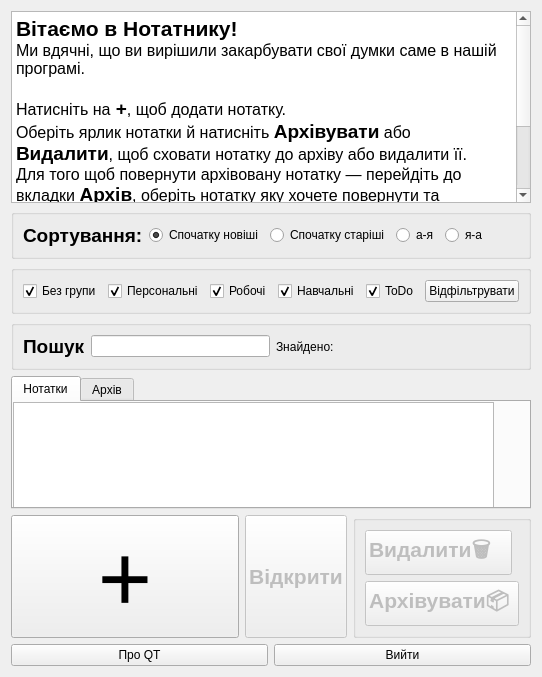
<?xml version="1.0" encoding="UTF-8"?>
<ui version="4.0">
 <class>Widget</class>
 <widget class="QWidget" name="Widget">
  <property name="windowModality">
   <enum>Qt::WindowModal</enum>
  </property>
  <property name="geometry">
   <rect>
    <x>0</x>
    <y>0</y>
    <width>517</width>
    <height>677</height>
   </rect>
  </property>
  <property name="sizePolicy">
   <sizepolicy hsizetype="Expanding" vsizetype="Expanding">
    <horstretch>0</horstretch>
    <verstretch>0</verstretch>
   </sizepolicy>
  </property>
  <property name="mouseTracking">
   <bool>false</bool>
  </property>
  <property name="focusPolicy">
   <enum>Qt::WheelFocus</enum>
  </property>
  <property name="contextMenuPolicy">
   <enum>Qt::DefaultContextMenu</enum>
  </property>
  <property name="windowTitle">
   <string>Widget</string>
  </property>
  <layout class="QVBoxLayout" name="verticalLayout_2">
   <item>
    <layout class="QVBoxLayout" name="header">
     <item>
      <widget class="QTextBrowser" name="preview">
       <property name="enabled">
        <bool>true</bool>
       </property>
       <property name="sizePolicy">
        <sizepolicy hsizetype="Expanding" vsizetype="Fixed">
         <horstretch>0</horstretch>
         <verstretch>0</verstretch>
        </sizepolicy>
       </property>
       <property name="font">
        <font>
         <pointsize>10</pointsize>
        </font>
       </property>
       <property name="html">
        <string>&lt;!DOCTYPE HTML PUBLIC &quot;-//W3C//DTD HTML 4.0//EN&quot; &quot;http://www.w3.org/TR/REC-html40/strict.dtd&quot;&gt;
&lt;html&gt;&lt;head&gt;&lt;meta name=&quot;qrichtext&quot; content=&quot;1&quot; /&gt;&lt;style type=&quot;text/css&quot;&gt;
p, li { white-space: pre-wrap; }
&lt;/style&gt;&lt;/head&gt;&lt;body style=&quot; font-family:'MS Shell Dlg 2'; font-size:10pt; font-weight:400; font-style:normal;&quot;&gt;
&lt;p style=&quot; margin-top:0px; margin-bottom:0px; margin-left:0px; margin-right:0px; -qt-block-indent:0; text-indent:0px;&quot;&gt;&lt;span style=&quot; font-size:16pt; font-weight:600;&quot;&gt;Вітаємо в Нотатнику!&lt;/span&gt;&lt;/p&gt;
&lt;p style=&quot; margin-top:0px; margin-bottom:0px; margin-left:0px; margin-right:0px; -qt-block-indent:0; text-indent:0px;&quot;&gt;&lt;span style=&quot; font-size:12pt;&quot;&gt;Ми вдячні, що ви вирішили закарбувати свої думки саме в нашій програмі.&lt;/span&gt;&lt;/p&gt;
&lt;p style=&quot;-qt-paragraph-type:empty; margin-top:0px; margin-bottom:0px; margin-left:0px; margin-right:0px; -qt-block-indent:0; text-indent:0px; font-size:12pt;&quot;&gt;&lt;br /&gt;&lt;/p&gt;
&lt;p style=&quot; margin-top:0px; margin-bottom:0px; margin-left:0px; margin-right:0px; -qt-block-indent:0; text-indent:0px;&quot;&gt;&lt;span style=&quot; font-size:12pt;&quot;&gt;Натисніть на&lt;/span&gt;&lt;span style=&quot; font-size:14pt;&quot;&gt; &lt;/span&gt;&lt;span style=&quot; font-size:14pt; font-weight:600;&quot;&gt;+&lt;/span&gt;&lt;span style=&quot; font-size:12pt;&quot;&gt;, щоб додати нотатку.&lt;/span&gt;&lt;/p&gt;
&lt;p style=&quot; margin-top:0px; margin-bottom:0px; margin-left:0px; margin-right:0px; -qt-block-indent:0; text-indent:0px;&quot;&gt;&lt;span style=&quot; font-size:12pt;&quot;&gt;Оберіть ярлик нотатки й натисніть &lt;/span&gt;&lt;span style=&quot; font-size:14pt; font-weight:600;&quot;&gt;Архівувати&lt;/span&gt;&lt;span style=&quot; font-size:12pt;&quot;&gt; або &lt;/span&gt;&lt;span style=&quot; font-size:14pt; font-weight:600;&quot;&gt;Видалити&lt;/span&gt;&lt;span style=&quot; font-size:12pt;&quot;&gt;, щоб сховати нотатку до архіву або видалити її.&lt;/span&gt;&lt;/p&gt;
&lt;p style=&quot; margin-top:0px; margin-bottom:0px; margin-left:0px; margin-right:0px; -qt-block-indent:0; text-indent:0px;&quot;&gt;&lt;span style=&quot; font-size:12pt;&quot;&gt;Для того щоб повернути архівовану нотатку — перейдіть до вкладки &lt;/span&gt;&lt;span style=&quot; font-size:14pt; font-weight:600;&quot;&gt;Архів&lt;/span&gt;&lt;span style=&quot; font-size:12pt;&quot;&gt;, оберіть нотатку яку хочете повернути та натисність &lt;/span&gt;&lt;span style=&quot; font-size:14pt; font-weight:600;&quot;&gt;Повернути&lt;/span&gt;&lt;/p&gt;
&lt;p style=&quot; margin-top:0px; margin-bottom:0px; margin-left:0px; margin-right:0px; -qt-block-indent:0; text-indent:0px;&quot;&gt;&lt;span style=&quot; font-size:12pt;&quot;&gt;Сортуйте та фільтруйте нотатки за алфавітом натиснувши &lt;/span&gt;&lt;span style=&quot; font-size:14pt; font-weight:600;&quot;&gt;а-я&lt;/span&gt;&lt;span style=&quot; font-size:12pt;&quot;&gt; або &lt;/span&gt;&lt;span style=&quot; font-size:14pt; font-weight:600;&quot;&gt;я-а&lt;/span&gt;&lt;span style=&quot; font-size:12pt;&quot;&gt;.&lt;/span&gt;&lt;/p&gt;
&lt;p style=&quot; margin-top:0px; margin-bottom:0px; margin-left:0px; margin-right:0px; -qt-block-indent:0; text-indent:0px;&quot;&gt;&lt;span style=&quot; font-size:12pt;&quot;&gt;Шукайте нотатку за її заголовком, уводячи ключові слова в поле &lt;/span&gt;&lt;span style=&quot; font-size:14pt; font-weight:600;&quot;&gt;Пошук&lt;/span&gt;&lt;span style=&quot; font-size:12pt;&quot;&gt;у.&lt;/span&gt;&lt;/p&gt;&lt;/body&gt;&lt;/html&gt;</string>
       </property>
      </widget>
     </item>
    </layout>
   </item>
   <item>
    <layout class="QVBoxLayout" name="sfLayer">
     <item>
      <widget class="QGroupBox" name="options">
       <property name="enabled">
        <bool>true</bool>
       </property>
       <layout class="QHBoxLayout" name="sort">
        <item>
         <widget class="QLabel" name="label">
          <property name="enabled">
           <bool>true</bool>
          </property>
          <property name="font">
           <font>
            <pointsize>14</pointsize>
            <weight>75</weight>
            <bold>true</bold>
           </font>
          </property>
          <property name="text">
           <string>Сортування:</string>
          </property>
          <property name="textFormat">
           <enum>Qt::AutoText</enum>
          </property>
         </widget>
        </item>
        <item>
         <widget class="QRadioButton" name="oldestFirstButton">
          <property name="text">
           <string>Спочатку новіші</string>
          </property>
          <property name="checked">
           <bool>true</bool>
          </property>
         </widget>
        </item>
        <item>
         <widget class="QRadioButton" name="newestFirstButton">
          <property name="text">
           <string>Спочатку старіші</string>
          </property>
         </widget>
        </item>
        <item>
         <widget class="QRadioButton" name="azButton">
          <property name="enabled">
           <bool>true</bool>
          </property>
          <property name="sizePolicy">
           <sizepolicy hsizetype="Fixed" vsizetype="Fixed">
            <horstretch>0</horstretch>
            <verstretch>0</verstretch>
           </sizepolicy>
          </property>
          <property name="text">
           <string>а-я</string>
          </property>
          <property name="checkable">
           <bool>true</bool>
          </property>
          <property name="checked">
           <bool>false</bool>
          </property>
         </widget>
        </item>
        <item>
         <widget class="QRadioButton" name="zaButton">
          <property name="enabled">
           <bool>true</bool>
          </property>
          <property name="sizePolicy">
           <sizepolicy hsizetype="Expanding" vsizetype="Fixed">
            <horstretch>0</horstretch>
            <verstretch>0</verstretch>
           </sizepolicy>
          </property>
          <property name="text">
           <string>я-а</string>
          </property>
         </widget>
        </item>
       </layout>
      </widget>
     </item>
     <item>
      <widget class="QGroupBox" name="groups">
       <property name="enabled">
        <bool>true</bool>
       </property>
       <layout class="QHBoxLayout" name="filters">
        <item>
         <widget class="QCheckBox" name="noneCheckBox">
          <property name="enabled">
           <bool>true</bool>
          </property>
          <property name="text">
           <string>Без групи</string>
          </property>
          <property name="checked">
           <bool>true</bool>
          </property>
         </widget>
        </item>
        <item>
         <widget class="QCheckBox" name="selfCheckBox">
          <property name="enabled">
           <bool>true</bool>
          </property>
          <property name="text">
           <string>Персональні</string>
          </property>
          <property name="checked">
           <bool>true</bool>
          </property>
         </widget>
        </item>
        <item>
         <widget class="QCheckBox" name="workCheckBox">
          <property name="enabled">
           <bool>true</bool>
          </property>
          <property name="text">
           <string>Робочі</string>
          </property>
          <property name="checked">
           <bool>true</bool>
          </property>
         </widget>
        </item>
        <item>
         <widget class="QCheckBox" name="studyCheckBox">
          <property name="enabled">
           <bool>true</bool>
          </property>
          <property name="text">
           <string>Навчальні</string>
          </property>
          <property name="checked">
           <bool>true</bool>
          </property>
         </widget>
        </item>
        <item>
         <widget class="QCheckBox" name="todoCheckBox">
          <property name="enabled">
           <bool>true</bool>
          </property>
          <property name="text">
           <string>ToDo</string>
          </property>
          <property name="checked">
           <bool>true</bool>
          </property>
         </widget>
        </item>
        <item>
         <widget class="QPushButton" name="filteredButton">
          <property name="text">
           <string>Відфільтрувати</string>
          </property>
         </widget>
        </item>
       </layout>
      </widget>
     </item>
    </layout>
   </item>
   <item>
    <widget class="QGroupBox" name="search">
     <layout class="QHBoxLayout" name="searchLayer">
      <item>
       <widget class="QLabel" name="searchText">
        <property name="enabled">
         <bool>true</bool>
        </property>
        <property name="sizePolicy">
         <sizepolicy hsizetype="Fixed" vsizetype="Preferred">
          <horstretch>0</horstretch>
          <verstretch>0</verstretch>
         </sizepolicy>
        </property>
        <property name="font">
         <font>
          <pointsize>14</pointsize>
          <weight>75</weight>
          <bold>true</bold>
         </font>
        </property>
        <property name="text">
         <string>Пошук</string>
        </property>
       </widget>
      </item>
      <item>
       <widget class="QLineEdit" name="lineEdit">
        <property name="enabled">
         <bool>true</bool>
        </property>
        <property name="sizePolicy">
         <sizepolicy hsizetype="Minimum" vsizetype="Fixed">
          <horstretch>0</horstretch>
          <verstretch>0</verstretch>
         </sizepolicy>
        </property>
       </widget>
      </item>
      <item>
       <widget class="QLabel" name="foundedText">
        <property name="enabled">
         <bool>true</bool>
        </property>
        <property name="sizePolicy">
         <sizepolicy hsizetype="Fixed" vsizetype="Preferred">
          <horstretch>0</horstretch>
          <verstretch>0</verstretch>
         </sizepolicy>
        </property>
        <property name="text">
         <string>Знайдено:</string>
        </property>
       </widget>
      </item>
      <item>
       <widget class="QLabel" name="foundedNumber">
        <property name="enabled">
         <bool>true</bool>
        </property>
        <property name="text">
         <string/>
        </property>
       </widget>
      </item>
     </layout>
    </widget>
   </item>
   <item>
    <widget class="QTabWidget" name="tabWidget">
     <property name="mouseTracking">
      <bool>true</bool>
     </property>
     <property name="currentIndex">
      <number>0</number>
     </property>
     <widget class="QWidget" name="notesTab">
      <attribute name="title">
       <string>Нотатки</string>
      </attribute>
      <widget class="QListWidget" name="notesList">
       <property name="geometry">
        <rect>
         <x>0</x>
         <y>0</y>
         <width>481</width>
         <height>151</height>
        </rect>
       </property>
       <property name="sizePolicy">
        <sizepolicy hsizetype="Minimum" vsizetype="Fixed">
         <horstretch>0</horstretch>
         <verstretch>0</verstretch>
        </sizepolicy>
       </property>
       <property name="mouseTracking">
        <bool>true</bool>
       </property>
       <property name="iconSize">
        <size>
         <width>20</width>
         <height>0</height>
        </size>
       </property>
       <property name="resizeMode">
        <enum>QListView::Fixed</enum>
       </property>
       <property name="layoutMode">
        <enum>QListView::SinglePass</enum>
       </property>
       <property name="viewMode">
        <enum>QListView::ListMode</enum>
       </property>
       <property name="sortingEnabled">
        <bool>false</bool>
       </property>
      </widget>
     </widget>
     <widget class="QWidget" name="archiveTab">
      <attribute name="title">
       <string>Архів</string>
      </attribute>
      <widget class="QListWidget" name="archiveList">
       <property name="geometry">
        <rect>
         <x>0</x>
         <y>0</y>
         <width>351</width>
         <height>151</height>
        </rect>
       </property>
       <property name="sizePolicy">
        <sizepolicy hsizetype="Minimum" vsizetype="Fixed">
         <horstretch>0</horstretch>
         <verstretch>0</verstretch>
        </sizepolicy>
       </property>
       <property name="resizeMode">
        <enum>QListView::Fixed</enum>
       </property>
       <property name="layoutMode">
        <enum>QListView::SinglePass</enum>
       </property>
       <property name="viewMode">
        <enum>QListView::ListMode</enum>
       </property>
       <property name="sortingEnabled">
        <bool>false</bool>
       </property>
      </widget>
      <widget class="QPushButton" name="unArchiveButton">
       <property name="enabled">
        <bool>false</bool>
       </property>
       <property name="geometry">
        <rect>
         <x>360</x>
         <y>20</y>
         <width>121</width>
         <height>51</height>
        </rect>
       </property>
       <property name="sizePolicy">
        <sizepolicy hsizetype="Fixed" vsizetype="Fixed">
         <horstretch>0</horstretch>
         <verstretch>0</verstretch>
        </sizepolicy>
       </property>
       <property name="font">
        <font>
         <pointsize>14</pointsize>
         <weight>75</weight>
         <bold>true</bold>
        </font>
       </property>
       <property name="text">
        <string>Повернути</string>
       </property>
      </widget>
     </widget>
    </widget>
   </item>
   <item>
    <layout class="QHBoxLayout" name="actionsLayer">
     <item>
      <widget class="QPushButton" name="createNoteButton">
       <property name="sizePolicy">
        <sizepolicy hsizetype="Expanding" vsizetype="Ignored">
         <horstretch>0</horstretch>
         <verstretch>1</verstretch>
        </sizepolicy>
       </property>
       <property name="font">
        <font>
         <family>Forte</family>
         <pointsize>72</pointsize>
         <weight>50</weight>
         <bold>false</bold>
        </font>
       </property>
       <property name="cursor">
        <cursorShape>PointingHandCursor</cursorShape>
       </property>
       <property name="focusPolicy">
        <enum>Qt::StrongFocus</enum>
       </property>
       <property name="contextMenuPolicy">
        <enum>Qt::DefaultContextMenu</enum>
       </property>
       <property name="autoFillBackground">
        <bool>false</bool>
       </property>
       <property name="text">
        <string>+</string>
       </property>
       <property name="checkable">
        <bool>false</bool>
       </property>
       <property name="autoRepeat">
        <bool>false</bool>
       </property>
       <property name="autoDefault">
        <bool>false</bool>
       </property>
       <property name="default">
        <bool>false</bool>
       </property>
       <property name="flat">
        <bool>false</bool>
       </property>
      </widget>
     </item>
     <item>
      <widget class="QPushButton" name="openButton">
       <property name="enabled">
        <bool>false</bool>
       </property>
       <property name="sizePolicy">
        <sizepolicy hsizetype="Preferred" vsizetype="Preferred">
         <horstretch>0</horstretch>
         <verstretch>0</verstretch>
        </sizepolicy>
       </property>
       <property name="font">
        <font>
         <pointsize>16</pointsize>
         <weight>75</weight>
         <bold>true</bold>
        </font>
       </property>
       <property name="text">
        <string>Відкрити</string>
       </property>
      </widget>
     </item>
     <item>
      <widget class="QGroupBox" name="actionsOnScLayer">
       <property name="enabled">
        <bool>false</bool>
       </property>
       <layout class="QVBoxLayout" name="actionsOnShortcutsLayer">
        <item>
         <widget class="QPushButton" name="deleteButton">
          <property name="enabled">
           <bool>false</bool>
          </property>
          <property name="sizePolicy">
           <sizepolicy hsizetype="Fixed" vsizetype="Preferred">
            <horstretch>0</horstretch>
            <verstretch>0</verstretch>
           </sizepolicy>
          </property>
          <property name="font">
           <font>
            <pointsize>16</pointsize>
            <weight>75</weight>
            <bold>true</bold>
           </font>
          </property>
          <property name="text">
           <string>Видалити🗑   </string>
          </property>
          <property name="autoRepeatInterval">
           <number>100</number>
          </property>
         </widget>
        </item>
        <item>
         <widget class="QPushButton" name="archiveButton">
          <property name="enabled">
           <bool>false</bool>
          </property>
          <property name="sizePolicy">
           <sizepolicy hsizetype="Fixed" vsizetype="Preferred">
            <horstretch>0</horstretch>
            <verstretch>1</verstretch>
           </sizepolicy>
          </property>
          <property name="font">
           <font>
            <pointsize>16</pointsize>
            <weight>75</weight>
            <bold>true</bold>
           </font>
          </property>
          <property name="cursor">
           <cursorShape>ForbiddenCursor</cursorShape>
          </property>
          <property name="text">
           <string>Архівувати📦 </string>
          </property>
         </widget>
        </item>
       </layout>
      </widget>
     </item>
    </layout>
   </item>
   <item>
    <layout class="QHBoxLayout" name="footer">
     <item>
      <widget class="QPushButton" name="aboutQTButton">
       <property name="cursor">
        <cursorShape>WhatsThisCursor</cursorShape>
       </property>
       <property name="text">
        <string>Про QT</string>
       </property>
      </widget>
     </item>
     <item>
      <widget class="QPushButton" name="exitButton">
       <property name="cursor">
        <cursorShape>PointingHandCursor</cursorShape>
       </property>
       <property name="text">
        <string>Вийти</string>
       </property>
      </widget>
     </item>
    </layout>
   </item>
  </layout>
 </widget>
 <resources/>
 <connections/>
</ui>
